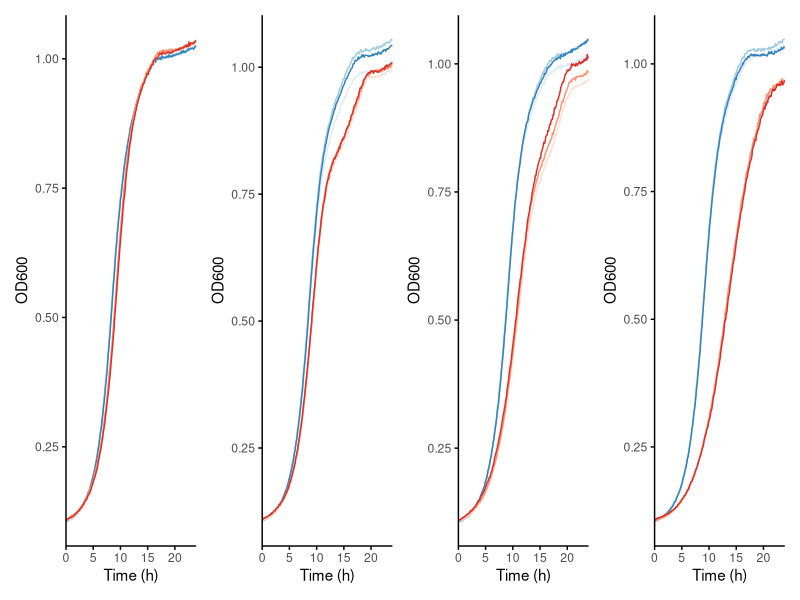
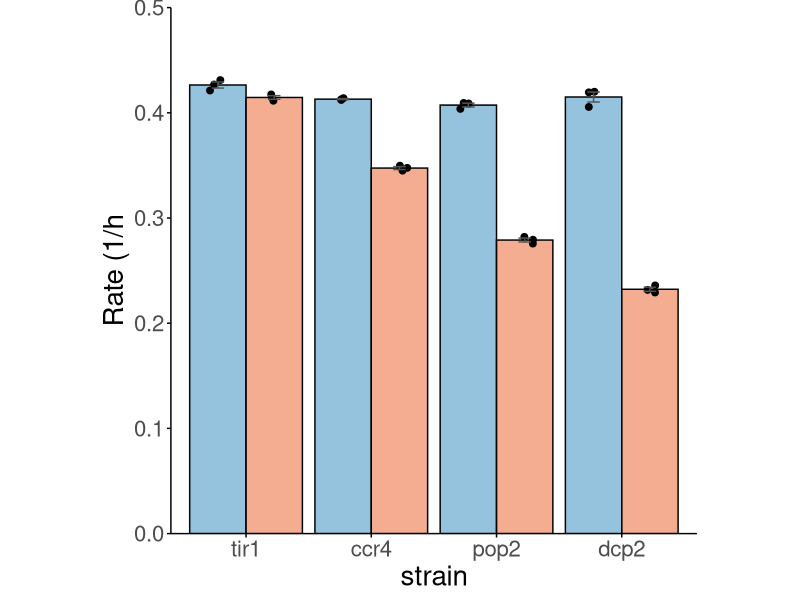

Source code (R) for these figures, in order:
setwd("~/post-transcriptional-idrs/suppFigs/suppFig_3/")
library(ggplot2)
library(reshape2)
library(RColorBrewer)
library(patchwork)
library(ggpubr)
library(minpack.lm)


growth = read.csv("degronStrain_growthCurves.csv")
growth$time..s. = growth$time..s./3600 #convert to hours
tir = growth[, c(T,grepl("tir", names(growth[2:ncol(growth)])))]
ccr4 = growth[, c(T,grepl("ccr4", names(growth[2:ncol(growth)])))]
pop2 = growth[, c(T,grepl("pop2", names(growth[2:ncol(growth)])))]
dcp2 = growth[, c(T,grepl("dcp2", names(growth[2:ncol(growth)])))]

#separate datasets
tir <- melt(tir, id.vars = "time..s.", variable.name = "condition", value.name = "value")
ccr4 <- melt(ccr4, id.vars = "time..s.", variable.name = "condition", value.name = "value")
pop2 <- melt(pop2, id.vars = "time..s.", variable.name = "condition", value.name = "value")
dcp2 <- melt(dcp2, id.vars = "time..s.", variable.name = "condition", value.name = "value")

blues = brewer.pal(3,'Blues')
reds = brewer.pal(3,'Reds')

#plot representative trace for each one

tir_plot <- ggplot(tir, aes(x = time..s., y = value, color=condition)) +
  geom_path() + scale_color_manual(values = c(blues,reds)) + 
  labs(x = "Time (h)", y = "OD600") + theme_classic() + 
  scale_x_continuous(expand=c(0,0)) + 
  theme(panel.grid = element_blank(),
        axis.line = element_line(color = "black"),
        axis.ticks = element_line(color = "black",),
        axis.ticks.length = unit(0.1,'cm'),
        legend.position = "none",
        panel.border = element_blank())

ccr4_plot <- ggplot(ccr4, aes(x = time..s., y = value, color=condition)) +
  geom_path() + scale_color_manual(values = c(blues,reds)) + 
  labs(x = "Time (h)", y = "OD600") + theme_classic() + 
  scale_x_continuous(expand=c(0,0)) + 
  theme(panel.grid = element_blank(),
        axis.line = element_line(color = "black"),
        axis.ticks = element_line(color = "black",),
        axis.ticks.length = unit(0.1,'cm'),
        legend.position = "none",
        panel.border = element_blank())

pop2_plot <- ggplot(pop2, aes(x = time..s., y = value, color=condition)) +
  geom_path() + scale_color_manual(values = c(blues,reds)) + 
  labs(x = "Time (h)", y = "OD600") + theme_classic() + 
  scale_x_continuous(expand=c(0,0)) + 
  theme(panel.grid = element_blank(),
        axis.line = element_line(color = "black"),
        axis.ticks = element_line(color = "black",),
        axis.ticks.length = unit(0.1,'cm'),
        legend.position = "none",
        panel.border = element_blank())

dcp2_plot <- ggplot(dcp2, aes(x = time..s., y = value, color=condition)) +
  geom_path() + scale_color_manual(values = c(blues,reds)) + 
  labs(x = "Time (h)", y = "OD600") + theme_classic() + 
  scale_x_continuous(expand=c(0,0)) + 
  theme(panel.grid = element_blank(),
        axis.line = element_line(color = "black"),
        axis.ticks = element_line(color = "black",),
        axis.ticks.length = unit(0.1,'cm'),
        legend.position = "none",
        panel.border = element_blank())


combined_plot <- tir_plot + ccr4_plot + pop2_plot + dcp2_plot +
  plot_layout(ncol = 4, widths = c(1, 1, 1, 1))

if(!file.exists('raw_growth.pdf')){
  ggsave('raw_growth.pdf', combined_plot, height = 4, width = 16, units='cm')
}

#fit growth curves, k = max, m = min, r = growth rate
fit_growth <- function(y, x) {
  lin = nlsLM(y ~ k / (1 + ((k - m) / m) * exp(-r * x)),
        start = list(k = 1, r = 0.2, m = 0.1))
  return(coef(lin))
}
fits <- sapply(seq(2, ncol(growth)), function(x) {
  fit_growth(growth[, x], growth[, 1])
})
colnames(fits) = colnames(growth)[2:ncol(growth)]
df_fits = data.frame(rate = fits['r',], strain = sub("_.*", "", colnames(fits)),
                     chem = sub(".*_", "", colnames(fits)))

df_fits$strain <- factor(df_fits$strain, levels = c('tir1','ccr4','pop2','dcp2'))


rates = ggplot(df_fits, aes(x=strain, y=rate, fill=chem)) + 
  geom_bar(position = "dodge", stat = "summary",fun = "mean", color="black", alpha=0.7)+
  geom_jitter(aes(x = strain), position = position_jitterdodge(dodge.width = 1, jitter.width = 0.1),size=2)+
  geom_errorbar(stat = 'summary', position =position_dodge(width = 0.9), width = 0.2,color='#525252') +
  theme_classic()+  scale_y_continuous(expand = c(0,0), limits = c(0,0.5))  + 
  theme(text = element_text(size=20), legend.position = "none") + 
  scale_fill_manual(values = rep(c('#67a9cf','#ef8a62'),4)) + 
  ylab('Rate (1/h') + 
  theme(panel.grid = element_blank(),
        axis.line = element_line(color = "black"),
        aspect.ratio = 1,
        axis.ticks = element_line(color = "black",),
        axis.ticks.length = unit(0.1,'cm'),
        legend.position = "none",
        panel.border = element_blank())

if(!file.exists('growthRates.pdf')){
  ggsave(filename = 'growthRates.pdf', rates, height = 16, width = 16, units='cm')
}
